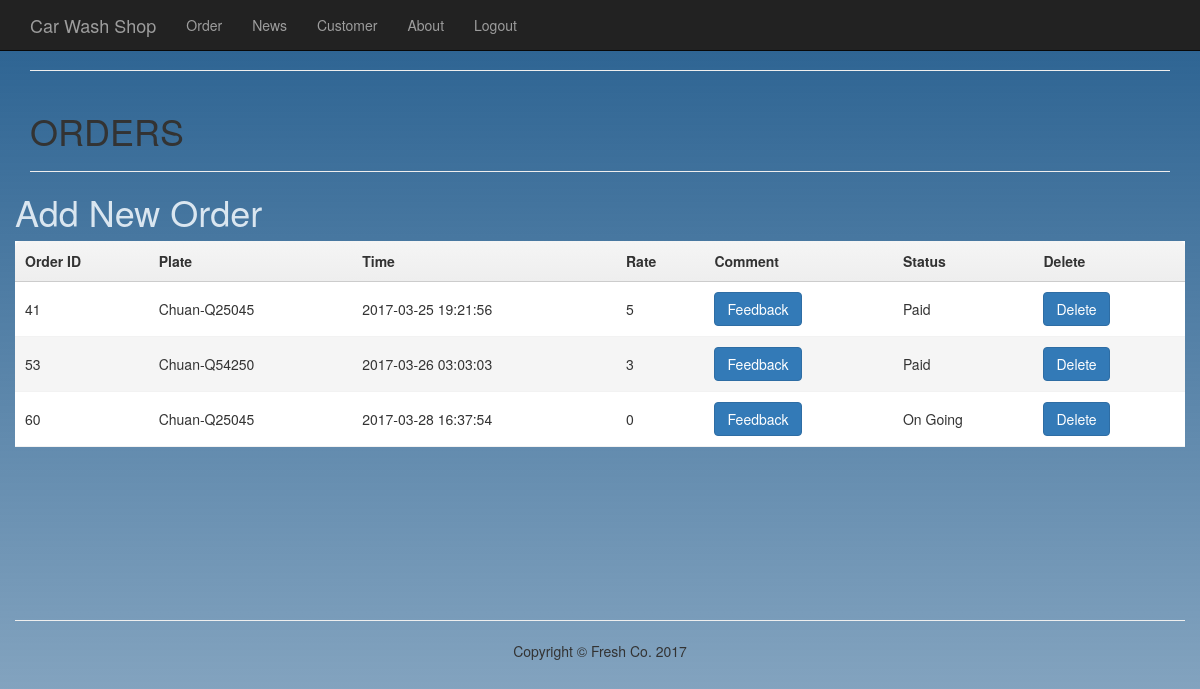
The page /index.php?page=order (signed in) on the database its author committed.
### tables this page shows
CREATE TABLE IF NOT EXISTS `orders` (
  `id` int(10) unsigned NOT NULL,
  `cus_id` int(10) unsigned DEFAULT NULL,
  `Date` date DEFAULT NULL,
  `Time` time DEFAULT NULL,
  `status` int(11) DEFAULT NULL,
  `rate` int(11) NOT NULL
);

CREATE TABLE IF NOT EXISTS `car` (
  `id` int(11) NOT NULL,
  `plate` varchar(50) DEFAULT NULL,
  `brand` varchar(100) DEFAULT NULL,
  `color` varchar(100) DEFAULT NULL,
  `cus_id` int(10) unsigned DEFAULT NULL
);

### inc/db.php (called while the page is built, shortened)
<?php
 class Mysql{
	function __construct(){
		$this->conn=$this->getConn();
	}
	function getConn(){
        $conn =  mysql_connect('localhost','root','0618') or die("Cannot connect to server".mysql_error());
        $db = mysql_select_db("carwashing",$conn);
        return $conn;
    }
	function fetch($result){
        $row = mysql_fetch_array($result);
        return $row;
    }
	function query($sql){
        $res = mysql_query($sql,$this->conn) or die(mysql_error());
		return $res;
	}
}
$mysql = new Mysql();
?>

### app/order.php (the view, shortened to what this page needs)
<div class="container">
        <hr>
        <div class="row">
            <div class="col-sm-12 col-md-offset-0">
                <h1>ORDERS</h1>
				<hr>
			</div>
				<h1><a href="index.php?page=addorder" class="addorder">Add New Order</a></h1>
				<table class="zebra">
					<thead>
						<tr>
				       	 	<th>Order ID</th>
							<th>Plate</th>
							<th>Time</th>
							<th>Rate</th>
							<th>Comment</th>
							<th>Status</th>
							<th>Delete</th>
					</thead>
						<?php
					$sql_orders = "SELECT o.id,c.plate,CONCAT(Date,' ',Time) AS time,o.status,o.rate FROM orders AS o INNER JOIN order_service AS os ON o.id=os.order_id INNER JOIN car AS c ON c.id=os.car_id WHERE o.cus_id='".$_SESSION['customer_id']."'";
					$result_orders = $mysql->query($sql_orders);
					while ($row_orders = $mysql->fetch($result_orders)){
						?>
		            <tr>
					 <td><?php echo $row_orders['id']; ?></td>
		             <td><?php echo $row_orders['plate']; ?></td>
		             <td><?php echo $row_orders['time']; ?></td>
		             <td><?php echo $row_orders['rate']; ?></td>
					 <td>
						 <form method="post">
						 	 <input type="button" onClick="disp_prompt()" value="Feedback" class="btn btn-primary"/>
						 </form>
					 </td>
					 <td>
						<?php
						switch($row_orders['status']){
							case 2: echo 'On Going';break;
							case 4: echo 'Paid';break;
						}
						?>
					 </td>
					 <td>
						<a href ="javascript:if(confirm('Are You Sure to Delete?'))location='index.php?page=order&id=<?php echo $row_orders['id']?>'" class="btn btn-primary">Delete </a>
					 </td>
					</tr>
		 				<?php
		 			}
		 				?>
				</table>
        		</div>
    	</div>

### inc/header.php (shortened to what this page needs)
<!DOCTYPE html>
<html lang="en">
	<head>
		<link href="static/css/bootstrap.min.css" rel="stylesheet">
		<link href="static/font-awesome/css/font-awesome.min.css" rel="stylesheet" type="text/css">
		<link href="static/css/business-frontpage.css" rel="stylesheet">
		<link href="static/css/frontend.css" rel="stylesheet">
	</head>
	 <body>

### inc/nav.php (shortened to what this page needs)
   <nav class="navbar navbar-inverse navbar-fixed-top" role="navigation">
       <div class="container">
           <div class="navbar-header">
               <a class="navbar-brand" href="index.php">Car Wash Shop</a>
           </div>
           <div class="collapse navbar-collapse" id="bs-example-navbar-collapse-1">
               <ul class="nav navbar-nav">
                   <li>
                       <a href="index.php?page=order">Order</a>
                   </li>
                   <li>
                       <a href="index.php?page=news">News</a>
                   </li>
                   <li>
                       <a href="index.php?page=customer">Customer</a>
                   </li>
                   <li>
                       <a href="index.php?page=services">About</a>
                   </li>
				<?php
			    if ($_SESSION['customer_id'] != 0 ){
				?>
                   <li>
                       <a href="index.php?logout">Logout</a>
                   </li>
				<?php
			}
				?>
               </ul>
           </div>
       </div>
   </nav>
<div class="footwrap">

### index.php (shortened to what this page needs)
<?php
	 require "inc/db.php";
	 include "inc/header.php";
	 include "inc/nav.php";
	 if(isset($_GET['page'])){
		$page = $_GET['page'];
	 }else{
		$page = 'home';
	 }
	 if($page=='home'){
		include "app/home.php";
	}else if($page=='services'){
		include "app/services.php";
	}else if($page=='order'){
		include "app/order.php";
	}else if($page=='news'){
		include "app/news.php";
	}else if($page=='addorder'){
		include "app/addorder.php";
	}else if($page=='customer'){
		include "app/customer.php";
	}
	include "inc/footer.php";
?>

### inc/footer.php (shortened to what this page needs)
    </div>
    <footer>
            <div class="col-sm-12 text-center ">
				<hr>
                <p>Copyright &copy; Fresh Co. 2017</p>
            </div>
    </footer>
  </body>
</html>

### static/css/business-frontpage.css (style rules this page uses)
table { *border-collapse: collapse; border-spacing: 0; width: 100%; }
.zebra td, .zebra th { padding: 10px; border-bottom: 1px solid #f2f2f2; }
.zebra tbody tr:nth-child(even) { background: #f5f5f5; -webkit-box-shadow: 0 1px 0 rgba(255,255,255,.8) inset; -moz-box-shadow:0 1px 0 rgba(255,255,255,.8) inset; box-shadow: 0 1px 0 rgba(255,255,255,.8) inset; }
.zebra th { text-align: left; text-shadow: 0 1px 0 rgba(255,255,255,.5); border-bottom: 1px solid #ccc; background-color: #eee; background-image: -webkit-gradient(linear, left top, left bottom, from(#f5f5f5), to(#eee)); background-image: -webkit-linear-gradient(top, #f5f5f5, #eee); background-image: -moz-linear-gradient(top, #f5f5f5, #eee); background-image: -ms-linear-gradient(top, #f5f5f5, #eee); background-image: -o-linear-gradient(top, #f5f5f5, #eee); background-image: linear-gradient(top, #f5f5f5, #eee); }
.zebra th:first-child { -moz-border-radius: 6px 0 0 0; -webkit-border-radius: 6px 0 0 0; border-radius: 6px 0 0 0; }
.zebra th:last-child { -moz-border-radius: 0 6px 0 0; -webkit-border-radius: 0 6px 0 0; border-radius: 0 6px 0 0; }
.zebra { background: white; }

### static/css/frontend.css (style rules this page uses)
.footwrap { min-height: 600px; padding-top: 50px; }
.addorder { color:#dae6f0; }

### rows shown on the page
orders: id "41", car.plate "Chuan-Q25045", time "2017-03-25 19:21:56", rate "5", shows "Paid"
orders: id "53", car.plate "Chuan-Q54250", time "2017-03-26 03:03:03", rate "3", shows "Paid"
orders: id "60", car.plate "Chuan-Q25045", time "2017-03-28 16:37:54", rate "0", shows "On Going"
